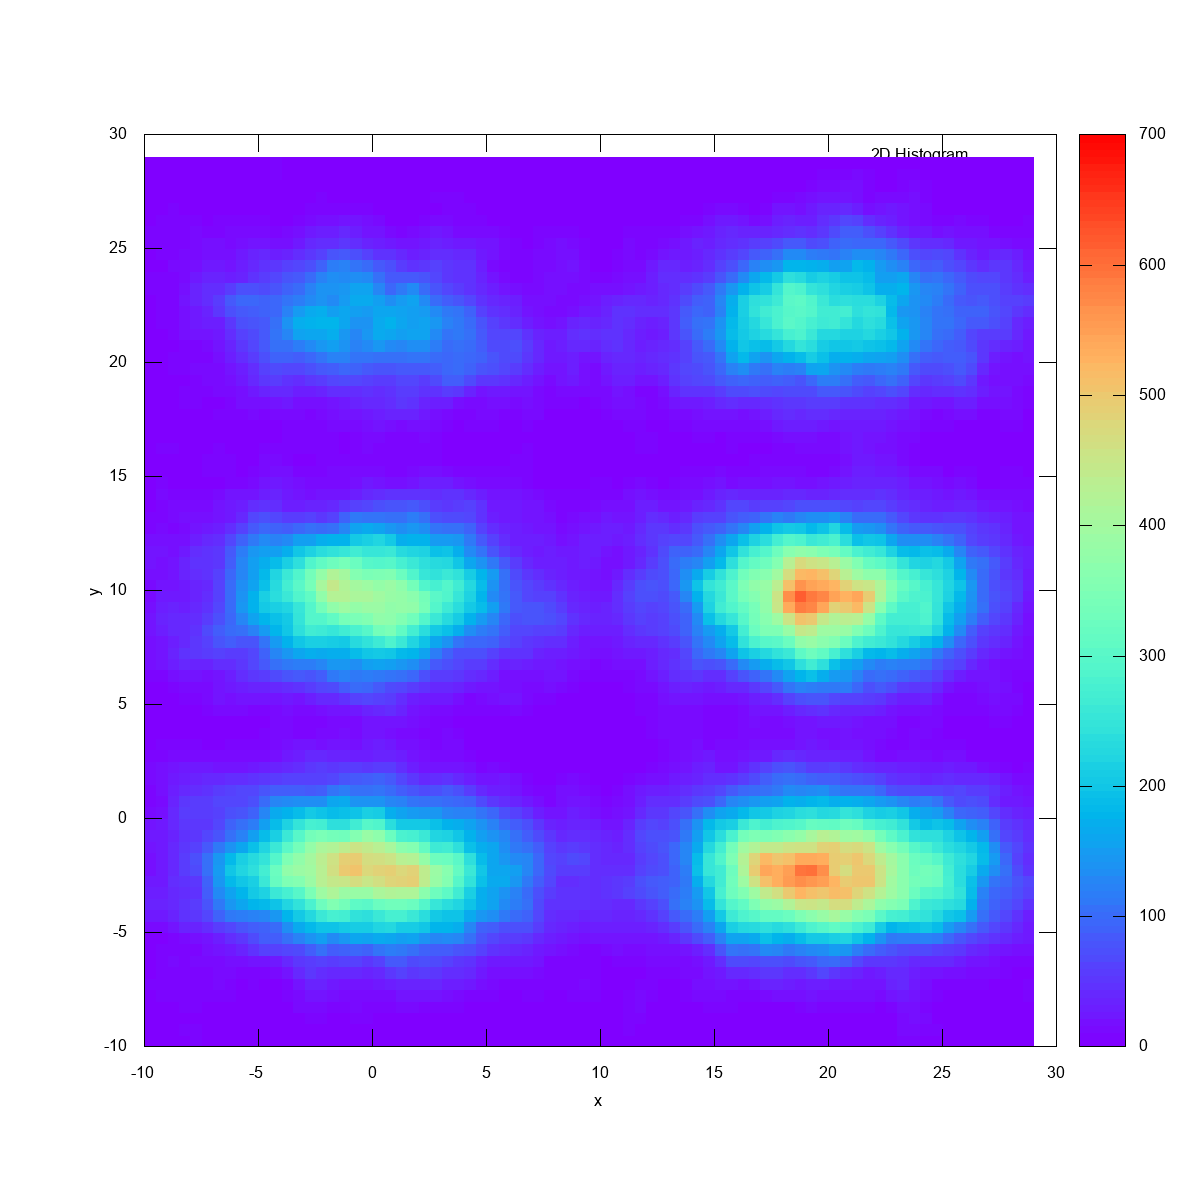

Here is the gnuplot script that generated this plot:
set palette rgb 33,13,10

set term png size 1200,1200
set output "heatmap.png"

set xlabel "x"
set ylabel "y"
set clabel "Counts"

set pm3d map
set size square
splot "multi_dim_potentials.data" matrix using (($1-20)*0.5):(($2-20)*0.5):3 title "2D Histogram"
